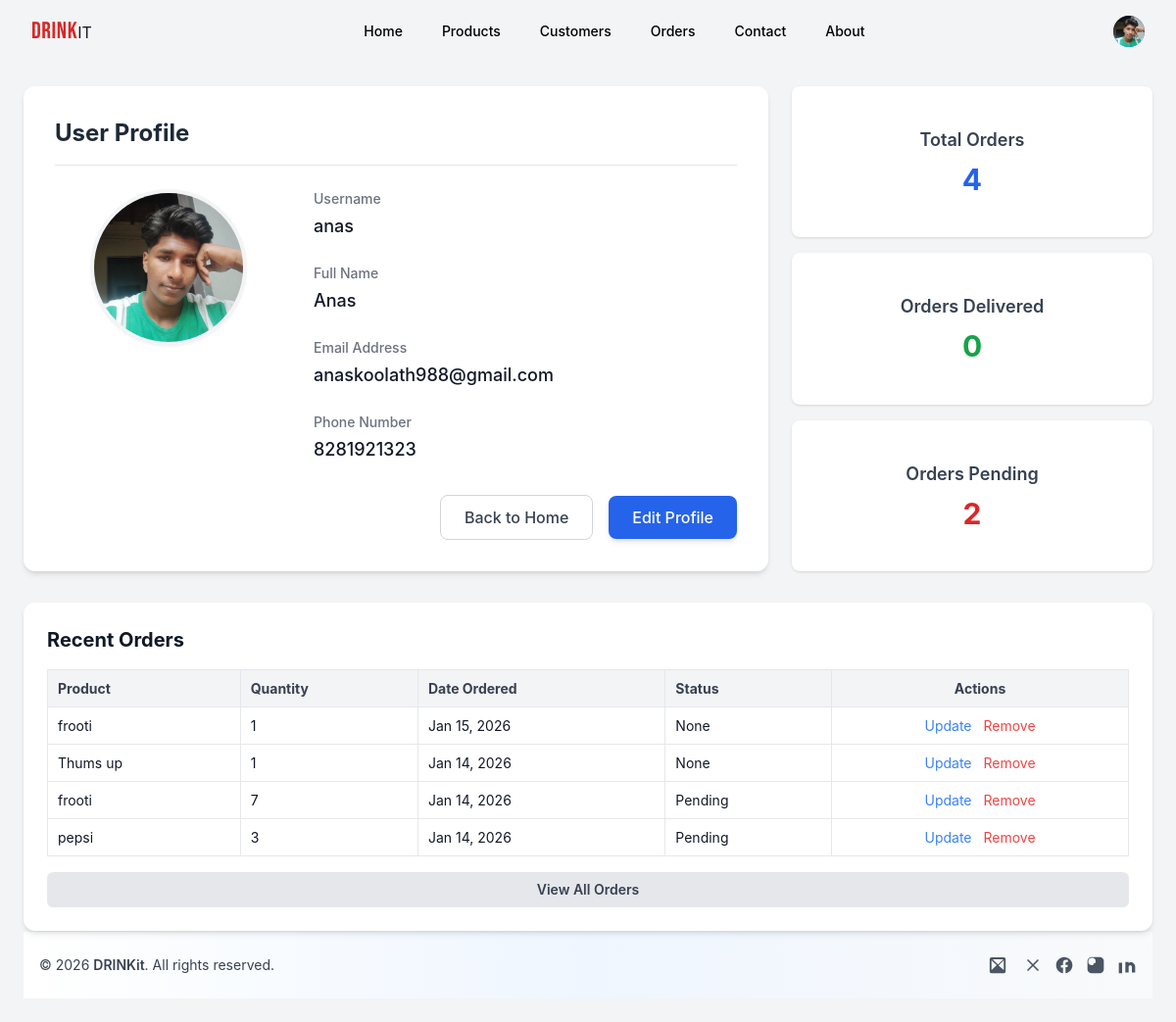
The page /user/ (signed in) on the database its author committed.
### demo/models.py (models this page shows, shortened)
class customer(models.Model):
    user = models.OneToOneField(User, null=True, blank=True, on_delete=models.CASCADE)
    profile_pic = models.ImageField(default="profile.jpg", null=True, blank=True)
    name = models.CharField(max_length=200, null=True)
    phone = models.CharField(max_length=200, null=True)
    email = models.EmailField(max_length=200, null=True)
    date_created = models.DateTimeField(auto_now_add=True, null=True)

class order(models.Model):
    STATUS = (
        ('Pending', 'Pending'),
        ('Out for delivery', 'Out for delivery'),
        ('Delivered', 'Delivered'),
    )
    customer = models.ForeignKey(customer, null=True, blank=True, on_delete=models.SET_NULL)
    product = models.ForeignKey(product, null=True, blank=True, on_delete=models.SET_NULL)
    quantity = models.CharField(max_length=200, null=True,default="1")
    date_created = models.DateTimeField(auto_now_add=True, null=True)
    status = models.CharField(max_length=200, null=True, blank=True, choices=STATUS)

class product(models.Model):
    CATEGORY = (
    ('carbonated', 'Carbonated Drinks'),
    ('juice', 'Natural Juices'),
    ('water', 'Bottled Water'),
    ('energy', 'Energy Drinks'),
)
    category = models.CharField(max_length=200, null=True, choices=CATEGORY)
    company = models.ManyToManyField(company, blank=True)
    name = models.CharField(max_length=200, null=True)
    price = models.FloatField(null=True)
    litre = models.CharField(max_length=200, null=True, blank=True)
    image = models.ImageField(null=True, blank=True, default='defualt.jpeg')
    date_created = models.DateTimeField(auto_now_add=True, null=True)
    def __str__(self):
        return self.name

### demo/decorators.py (the view)
        def wrapper_func(request, *args, **kwargs):
            group=None
            if request.user.groups.exists():
                group=request.user.groups.all()[0].name
            if group in allowed_roles or request.user.is_staff:
                return view_func(request, *args, **kwargs)
            else:
                return HttpResponse('You are not authorized to view this page')

### demo/templates/demo/user.html (shortened to what this page needs)
<!DOCTYPE html>
<html lang="en">
{% load static %}
<head>
    <script src="https://cdn.tailwindcss.com"></script>
    <link rel="stylesheet" href="{% static 'css/home.css' %}">
</head>
<body class="bg-gray-100 animate-fade-in-up flex flex-col min-h-screen">
    {% include 'demo/navbar.html' %}
    <div class="p-4 md:p-6 flex-grow">
    <div class="grid grid-cols-1 lg:grid-cols-3 gap-6 mb-6">
        <div class="lg:col-span-2">
            {% include 'demo/profile.html' %}
        </div>
        <div class="grid grid-cols-1 md:grid-cols-3 lg:grid-cols-1 gap-4 text-center">
            <div class="bg-white p-5 rounded-lg shadow flex flex-col justify-center">
                <h2 class="text-lg font-semibold text-gray-700">Total Orders</h2>
                <p class="text-3xl font-bold text-blue-600 mt-2">{{ orders.count|default:0 }}</p>
            </div>
            <div class="bg-white p-5 rounded-lg shadow flex flex-col justify-center">
                <h2 class="text-lg font-semibold text-gray-700">Orders Delivered</h2>
                <p class="text-3xl font-bold text-green-600 mt-2">{{ orders_delivered }}</p>
            </div>
            <div class="bg-white p-5 rounded-lg shadow flex flex-col justify-center">
                <h2 class="text-lg font-semibold text-gray-700">Orders Pending</h2>
                <p class="text-3xl font-bold text-red-600 mt-2">{{ orders_pending }}</p>
            </div>
        </div>
    </div>
    <div class="mt-8 grid grid-cols-1 lg:grid-cols-5 gap-6">
         <div class="lg:col-span-5 bg-white p-6 rounded-xl shadow-md flex flex-col">
            <div class="flex justify-between items-center mb-4">
                <h1 class="text-xl font-bold">Recent Orders</h1>
            </div>
            <div class="overflow-x-auto flex-grow">
                <table class="w-full text-left">
                    <thead>
                        <tr class="border-b">
                            <th class="py-2">Product</th>
                            <th class="py-2">Quantity</th>
                            <th class="py-2">Date Ordered</th>
                            <th class="py-2">Status</th>
                            <th class="py-2 text-center">Actions</th>
                        </tr>
                    </thead>
                    <tbody>
                        {% for j in orders|dictsortreversed:"date_created"|slice:":5" %}
                        <tr class="border-b">
                            <td class="py-2">{{j.product}}</td>
                            <td class="py-2">{{j.quantity}}</td>
                            <td class="py-2">{{j.date_created|date:"M d, Y"}}</td>
                            <td class="py-2">{{j.status}}</td>
                            <td class="py-2 text-center space-x-2">
                                <a href="{% url 'update_order' j.id %}?next={{ request.path }}" class="text-blue-500 hover:underline">Update</a>
                                <a href="{% url 'delete_order' j.id %}?next={{ request.path }}" class="text-red-500 hover:underline">Remove</a>
                            </td>
                        </tr>
                        {% empty %}
                        <tr>
                            <td colspan="5" class="py-4 text-center text-gray-500">No recent orders found.</td>
                        </tr>
                        {% endfor %}
                    </tbody>
                </table>
            </div>
            <div class="mt-4 text-center">
                {% if request.user.is_authenticated %}
                  {% if request.user.customer %}
                    <a href="{% url 'all_orders' request.user.customer.id %}?next={{ request.path}}" class="block w-full bg-gray-200 text-gray-700 px-4 py-2 rounded-md hover:bg-gray-300 text-sm font-semibold transition">View All Orders</a>
                  {% else %}
                    <a href="{% url 'user' %}" class="block w-full bg-gray-200 text-gray-700 px-4 py-2 rounded-md hover:bg-gray-300 text-sm font-semibold transition">NO customer Profile</a>
                  {% endif %}
                {% else %}
                    <a href="{% url 'login' %}" class="block w-full bg-gray-200 text-gray-700 px-4 py-2 rounded-md hover:bg-gray-300 text-sm font-semibold transition">Login</a>
                {% endif %}
            </div>
                </div>
        </div>
    {% include 'demo/footer.html' %}

### demo/templates/demo/navbar.html (shortened to what this page needs)
{% load static %}
<script src="https://cdn.tailwindcss.com"></script>
<nav class="bg-transparent text-black ">
    <div class="max-w-7xl mx-auto px-4 sm:px-6 lg:px-8">
        <div class="flex items-center justify-between h-16">
            <div class="flex-shrink-0 flex items-center">
                {% if request.user.is_superuser %}
                 <a href="{% url 'home' %}" class=" hover:text-red-300 hover:scale-105 transition">
                    <div><span class="text-2xl font-['Bebas_Neue'] tracking-wide text-red-600 mb-5 animate-fade-in-up ">DRINK</span><span class="text-gray-900">IT</span></div></a>
                {% else %}
                 <a href="{% url 'user_home' %}" class=" hover:text-red-300 hover:scale-105 transition">
                    <div><span class="text-2xl font-['Bebas_Neue'] tracking-wide text-red-600 mb-5 animate-fade-in-up ">DRINK</span><span class="text-gray-900">IT</span></div></a>
                {% endif %}
            </div>
            <div class="hidden md:block">
                {% if request.user.is_superuser %}
                  <div class="ml-10 flex items-baseline space-x-4">
                    <a href="{% url 'home' %}" class="px-3 py-2 rounded-md text-sm font-medium text-black hover:scale-105 transition">Home</a>
                    <a href="{% url 'products' %}" class="px-3 py-2 rounded-md text-sm font-medium text-black hover:scale-105 transition">Products</a>
                    <a href="{% url 'all_customers' %}" class="px-3 py-2 rounded-md text-sm font-medium text-black hover:scale-105 transition">Customers</a>
                    <a href="{% url 'all_orders' %}" class="px-3 py-2 rounded-md text-sm font-medium text-black hover:scale-105 transition">Orders</a>
                    <a href="#footer" class="px-3 py-2 rounded-md text-sm font-medium text-black hover:scale-105 transition">Contact</a>
                    <a href="{% url 'about' %}" class="px-3 py-2 rounded-md text-sm font-medium text-black hover:scale-105 transition">About</a>
                  </div>
                {% endif %}
            </div>
            <div class="flex items-center">
                <div class="hidden md:block ml-4">
                    {% if request.user.is_authenticated %}
                    <div class="relative">
                        <button onclick="document.getElementById('user-menu-dropdown').classList.toggle('hidden')" class="flex items-center max-w-xs bg-transparent rounded-full focus:outline-none focus:ring-2 focus:ring-offset-2 focus:ring-offset-transparent focus:ring-gray-300">
                            <div class="h-8 w-8 rounded-full bg-blue-600 flex items-center justify-center text-white font-bold overflow-hidden">
                                {% if request.user.customer and request.user.customer.profile_pic %}
                                    <img class="h-full w-full object-cover" src="{{ request.user.customer.profile_pic.url }}" alt="Profile">
                                {% else %}
                                    {{ request.user.username|slice:":1"|upper }}
                                {% endif %}
                            </div>
                        </button>
                    </div>
                    {% else %}
                    <a href="{% url 'login' %}" class="bg-blue-500 text-white px-4 py-2 rounded-md hover:bg-blue-600 text-sm font-semibold">Login</a>
                    {% endif %}
                </div>
            </div>
        </div>
    </div>
</nav>

### demo/templates/demo/profile.html
<div class="bg-white rounded-xl shadow-md overflow-hidden h-full">
                <div class="p-6 md:p-8">
                    <div class="flex justify-between items-center mb-6 border-b pb-4">
                        <h1 class="text-2xl font-bold text-gray-800">User Profile</h1>
                    </div>
                    <div class="flex flex-col md:flex-row gap-8">
                        <div class="flex flex-col items-center md:w-1/3">
                            <div class="h-40 w-40 rounded-full overflow-hidden border-4 border-gray-100 shadow-sm bg-gray-200 flex items-center justify-center">
                                {% if request.user.customer.profile_pic %}
                                    <img class="h-full w-full object-cover" src="{{ request.user.customer.profile_pic.url }}" alt="Profile Picture">
                                {% else %}
                                    <span class="text-4xl font-bold text-gray-400">{{ request.user.username|slice:":1"|upper }}</span>
                                {% endif %}
                            </div>
                        </div>
                        <div class="flex-1 w-full">
                            <div class="grid grid-cols-1 gap-6">
                                <div>
                                    <label class="block text-sm font-medium text-gray-500 mb-1">Username</label>
                                    <div class="text-lg font-medium text-gray-900">{{ request.user.username }}</div>
                                </div>
                                <div>
                                    <label class="block text-sm font-medium text-gray-500 mb-1">Full Name</label>
                                    <div class="text-lg font-medium text-gray-900">{{ request.user.customer.name|default:"-" }}</div>
                                </div>
                                <div>
                                    <label class="block text-sm font-medium text-gray-500 mb-1">Email Address</label>
                                    <div class="text-lg font-medium text-gray-900">{{ request.user.customer.email|default:request.user.email }}</div>
                                </div>
                                <div>
                                    <label class="block text-sm font-medium text-gray-500 mb-1">Phone Number</label>
                                    <div class="text-lg font-medium text-gray-900">{{ request.user.customer.phone|default:"-" }}</div>
                                </div>
                            </div>
                            <div class="mt-8 flex items-center justify-end space-x-4">
                                <a href="{% url 'user_home' %}" class="px-6 py-2.5 rounded-lg border border-gray-300 text-gray-700 hover:bg-gray-50 font-medium transition">Back to Home</a>
                                {% if request.user.customer %}
                                    <a href="{% url 'update_customer' request.user.customer.id %}" class="px-6 py-2.5 rounded-lg bg-blue-600 text-white hover:bg-blue-700 shadow-md font-medium transition">Edit Profile</a>
                                {% endif %}
                            </div>
                        </div>
                    </div>
                </div>
</div>

### demo/templates/demo/footer.html (shortened to what this page needs)
{% load static %}
<footer id="footer" class="site-footer bg-gradient-to-r from-white via-blue-50 to-gray-50 text-gray-700 border-t border-gray-100">
  <div class="max-w-7xl mx-auto px-4 py-6 flex flex-col md:flex-row items-center md:justify-between gap-4">
    <p class="text-sm text-gray-700">&copy; {% now "Y" %} <span class="font-semibold">DRINKit</span>. All rights reserved.</p>
    <div class="flex items-center space-x-4 mt-2 md:mt-0">
      <a href="mailto:anaskoolath988@gmail.com" class="text-gray-600 hover:text-gray-900 flex items-center" aria-label="Email" title="Email">
      </a>
      <div class="flex items-center space-x-3">
        <a href="https://x.com/ANAS_KOOLATH" class="text-gray-600 hover:text-gray-900" aria-label="X" title="X" target="_blank" rel="noopener noreferrer">
          <svg class="w-5 h-5" viewBox="0 0 24 24" fill="none" stroke="currentColor" stroke-width="2" stroke-linecap="round" stroke-linejoin="round" aria-hidden="true"><path d="M18 6L6 18M6 6l12 12"/></svg>
        </a>
        <a href="https://www.facebook.com/anas.k.16940" class="text-gray-600 hover:text-gray-900" aria-label="Facebook" title="Facebook">
        </a>
        <a href="https://www.instagram.com/ii.anxz" class="text-gray-600 hover:text-gray-900" aria-label="Instagram" title="Instagram">
          <svg class="w-5 h-5" fill="currentColor" viewBox="0 0 24 24" xmlns="http://www.w3.org/2000/svg"><path d="M7 2h10a5 5 0 015 5v10a5 5 0 01-5 5H7a5 5 0 01-5-5V7a5 5 0 015-5zm5 5.5A4.5 4.5 0 107.5 12 4.5 4.5 0 0012 7.5zm5.2-.9a1.1 1.1 0 11-1.1-1.1 1.1 1.1 0 011.1 1.1zM12 9a3 3 0 11-3 3 3 3 0 013-3z"/></svg>
        </a>
        <a href="https://www.linkedin.com/in/anas-koolath-2288a339a" class="text-gray-600 hover:text-gray-900" aria-label="LinkedIn" title="LinkedIn">
          <svg class="w-5 h-5" fill="currentColor" viewBox="0 0 24 24" xmlns="http://www.w3.org/2000/svg"><path d="M16 8a6 6 0 016 6v7h-4v-7a2 2 0 00-2-2c-1.1 0-2 .9-2 2v7h-4V8h4v1.6c.9-1 2.2-1.6 3.6-1.6zM2 9h4v13H2z"/></svg>
        </a>
      </div>
    </div>
  </div>
</footer>

### static/css/home.css (style rules this page uses)
:root { --bg: #f8fafc; --muted: #6b7280; --border: #e5e7eb; font-family: Inter, ui-sans-serif, system-ui, -apple-system, "Segoe UI", Roboto, "Helvetica Neue", Arial; }
html, body { height: 100%; margin: 0; background: var(--bg); color: #111827; }
table { width: 100%; border-collapse: collapse; font-size: 14px; }
th, td { border: 1px solid var(--border); padding: 10px; text-align: left; }
thead th { background: #f3f4f6; font-weight: 700; color: #374151; }

### rows shown on the page
order: product "frooti", quantity "1", date_created "Jan 15, 2026", status "None"
order: product "Thums up", quantity "1", date_created "Jan 14, 2026", status "None"
order: product "frooti", quantity "7", date_created "Jan 14, 2026", status "Pending"
order: product "pepsi", quantity "3", date_created "Jan 14, 2026", status "Pending"

### other values the page prints
{{ request.user.username }} "anas"
{{ request.user.customer.name|default:"-" }} "Anas"
{{ request.user.customer.email|default:request.user.email }} "anaskoolath988@gmail.com"
{{ request.user.customer.phone|default:"-" }} "8281921323"
{{ orders.count|default:0 }} "4"
{{ orders_delivered }} "0"
{{ orders_pending }} "2"
